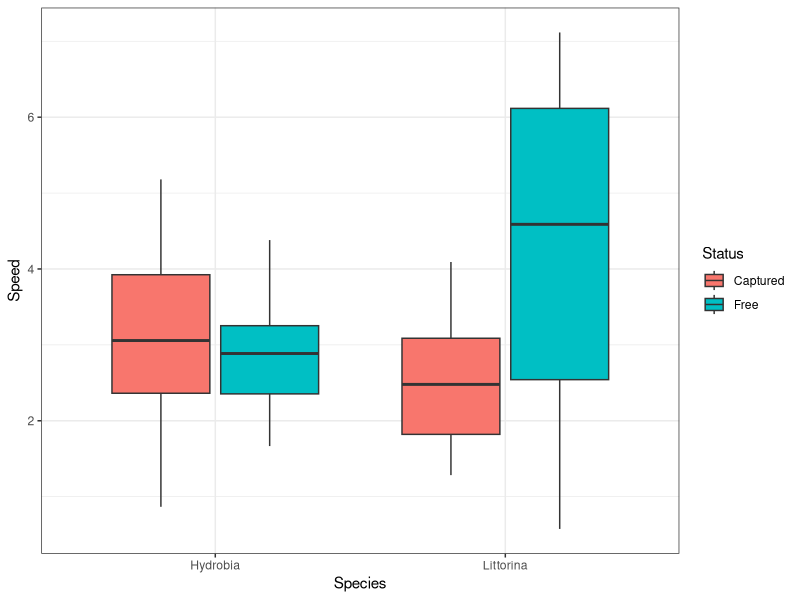
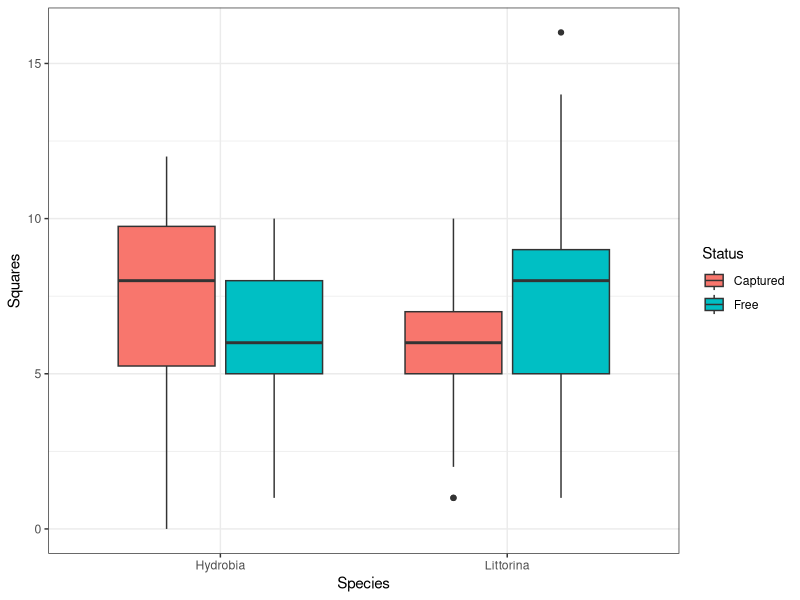
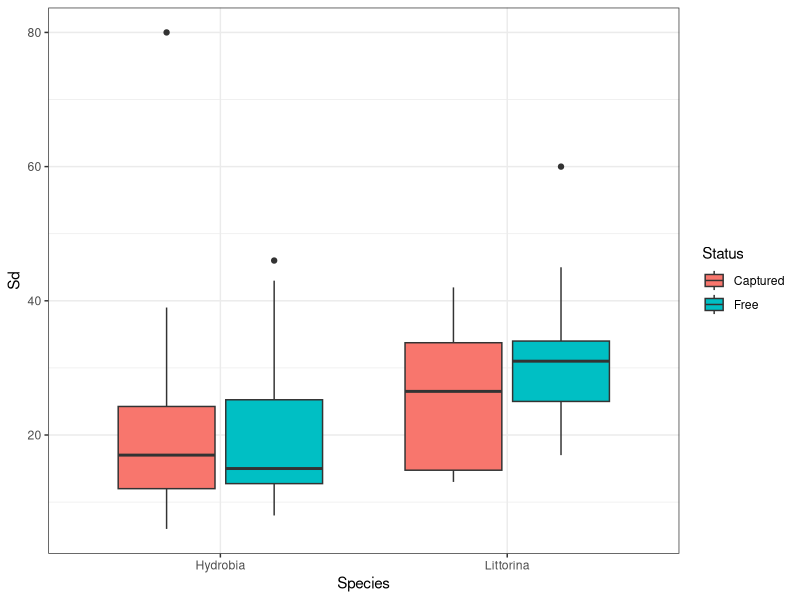
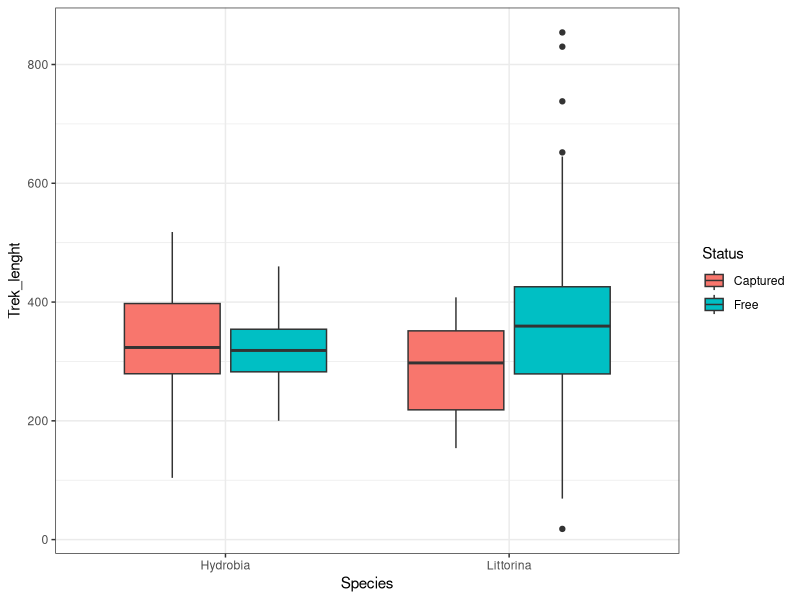
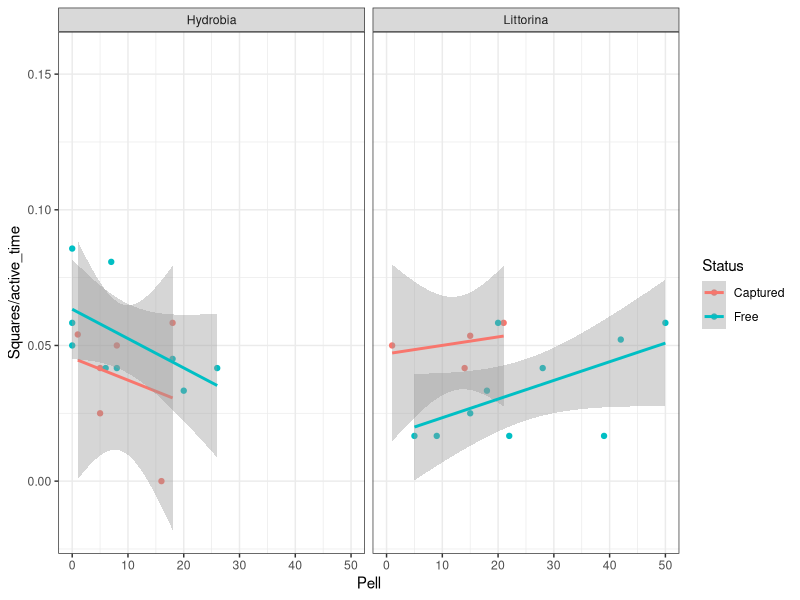
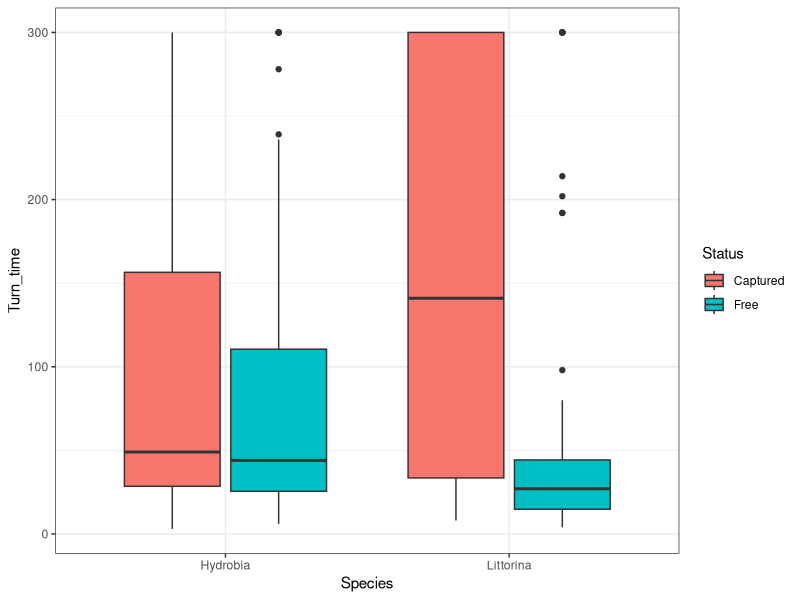
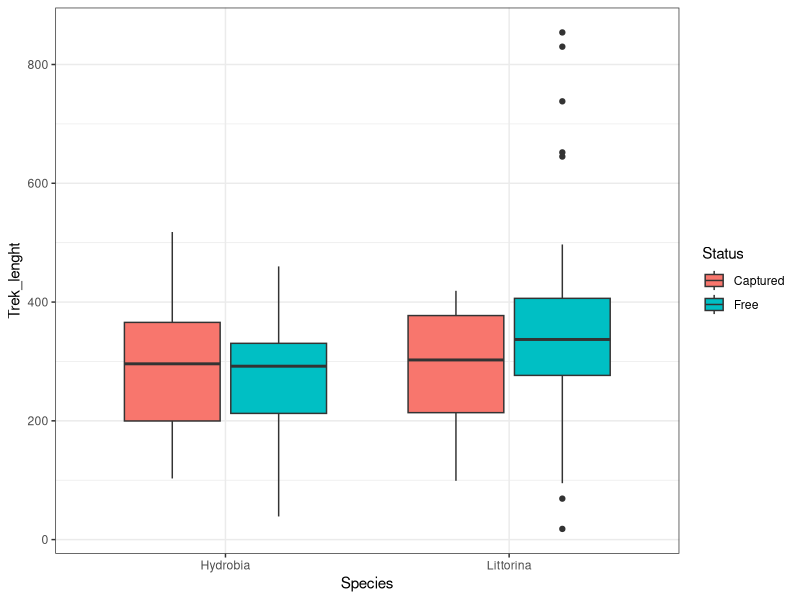
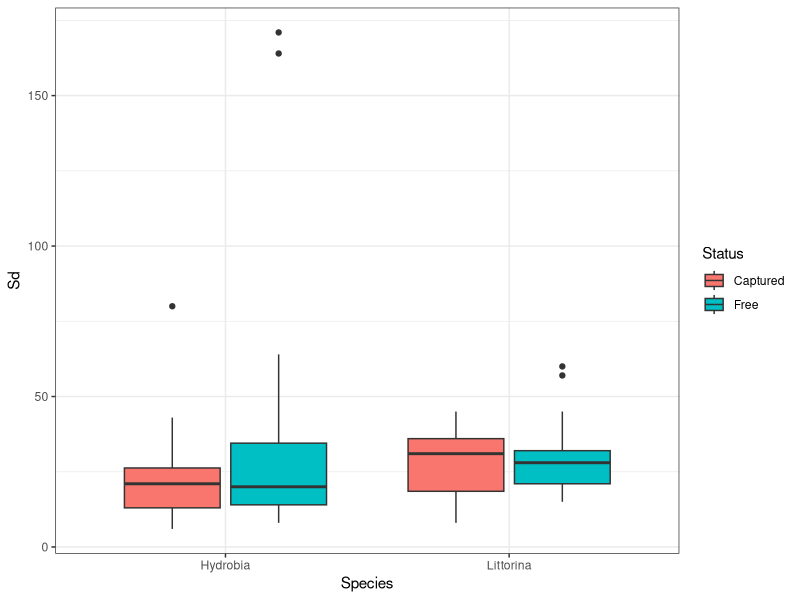

Reproduce these figures in R, in order. (Note: this script raises an error after producing the figures.)
library(readxl)
library(ggplot2)
library(dplyr)
library(broom)
library(clipr)

setwd('H:/Text/Paper_2023/Sasha/r_calc_snailmovent/Data')
snail_move <- read_excel("snail_movement_2023.xlsx", na = "NA")

snail_move$Speed <- snail_move$Trek_lenght/snail_move$active_time


snail_move %>% 
  filter(Barbarity == "Barbar") %>% 
  ggplot(., aes(y = Speed, x = Species, fill = Status)) + 
  geom_boxplot() + theme_bw()


snail_move %>% 
  filter(Barbarity == "Barbar") %>% 
  ggplot(., aes(y = Squares, x = Species, fill = Status)) + 
  geom_boxplot() + theme_bw()

snail_move %>% 
  filter(Barbarity == "Barbar") %>% 
  ggplot(., aes(y = Sd, x = Species, fill = Status)) + 
  geom_boxplot() + theme_bw()


snail_move %>% 
  filter(Barbarity == "Barbar") %>% 
  ggplot(., aes(y = Trek_lenght, x = Species, fill = Status)) + 
  geom_boxplot() + theme_bw()


snail_move %>% 
  filter(Barbarity == "Barbar") %>% 
  ggplot(., aes(x = Pell, y = Squares/active_time, color = Status)) + 
  geom_point() + 
  facet_wrap(~Species) +
  theme_bw() +
  geom_smooth(method = "lm")






Litt <- snail_move[snail_move$Species == "Littorina",]
Hydr <- snail_move[snail_move$Species == "Hydrobia",]

Barbar <- snail_move[snail_move$Barbarity == "Barbar",]
Domestic <- snail_move[snail_move$Barbarity == "domestic",]

Barbar_Litt <- Litt[Litt$Barbarity == "Barbar",]
Barbar_Hydr <- Hydr[Hydr$Barbarity == "Barbar",]
Domestic_Litt <- Litt[Litt$Barbarity == "domestic",]
Domestic_Hydr <- Hydr[Hydr$Barbarity == "domestic",]

ggplot(snail_move, aes(y = Turn_time, x = Species, fill = Status)) + geom_boxplot() + theme_bw()

ggplot(snail_move, aes(y = Trek_lenght, x = Species, fill = Status)) + geom_boxplot() + theme_bw()

ggplot(snail_move, aes(y = Sd, x = Species, fill = Status)) + geom_boxplot() + theme_bw()

ggplot(snail_move, aes(y = Squares, x = Species, fill = Status)) + geom_boxplot() + theme_bw()

ggplot(snail_move, aes(y = Speed, x = Species, fill = Status)) + geom_boxplot() + theme_bw()

#########################################################################################

ggplot(Litt, aes(y = Trek_lenght, x = Aperture_size, fill = Status)) + geom_point() + theme_bw() + geom_smooth(method = "lm")

ggplot(Hydr, aes(y = Trek_lenght, x = Aperture_size, fill = Status)) + geom_point() + theme_bw() + geom_smooth(method = "lm")

ggplot(Domestic, aes(y = Turn_time, x = Species, fill = Status)) + geom_boxplot() + theme_bw()

ggplot(Barbar, aes(y = Turn_time, x = Species, fill = Status)) + geom_boxplot() + theme_bw()

ggplot(Domestic, aes(y = Trek_lenght, x = Species, fill = Status)) + geom_boxplot() + theme_bw()

ggplot(Barbar, aes(y = Trek_lenght, x = Species, fill = Status)) + geom_boxplot() + theme_bw()

ggplot(Domestic, aes(y = Sd, x = Species, fill = Status)) + geom_boxplot() + theme_bw()

ggplot(Barbar, aes(y = Sd, x = Species, fill = Status)) + geom_boxplot() + theme_bw()

ggplot(Domestic, aes(y = Squares, x = Species, fill = Status)) + geom_boxplot() + theme_bw()

ggplot(Barbar, aes(y = Squares, x = Species, fill = Status)) + geom_boxplot() + theme_bw()

ggplot(Barbar_Litt, aes(y = Trek_lenght, x = Species, fill = Status)) + geom_point() + theme_bw() + geom_smooth(method = "lm")

ggplot(Domestic_Litt, aes(y = Trek_lenght, x = Aperture_size, fill = Status)) + geom_point() + theme_bw() + geom_smooth(method = "lm")

ggplot(Barbar_Hydr, aes(y = Trek_lenght, x = Aperture_size, fill = Status)) + geom_point() + theme_bw() + geom_smooth(method = "lm")

ggplot(Domestic_Hydr, aes(y = Trek_lenght, x = Aperture_size, fill = Status)) + geom_point() + theme_bw() + geom_smooth(method = "lm")

ggplot(Litt, aes(y = Speed, x = Aperture_size, fill = Status)) + geom_boxplot() + theme_bw()

ggplot(Hydr, aes(y = Speed, x = Aperture_size, fill = Status)) + geom_boxplot() + theme_bw()

ggplot(Domestic_Litt, aes(y = Speed, x = Aperture_size, fill = Status)) + geom_boxplot() + theme_bw()

ggplot(Domestic_Hydr, aes(y = Speed, x = Aperture_size, fill = Status)) + geom_boxplot() + theme_bw()

ggplot(Barbar_Litt, aes(y = Speed, x = Aperture_size, fill = Status)) + geom_boxplot() + theme_bw()

ggplot(Barbar_Hydr, aes(y = Speed, x = Aperture_size, fill = Status)) + geom_boxplot() + theme_bw()

ggplot(Barbar, aes(y = Speed, x = Aperture_size, fill = Status)) + geom_boxplot() + theme_bw()

ggplot(Domestic, aes(y = Speed, x = Aperture_size, fill = Status)) + geom_boxplot() + theme_bw()

#########################################################################################

model_Turn_time_Species_Status <- lm(Turn_time ~ Species * Status, data = snail_move)
summary(model_Turn_time_Species_Status)

model_Trek_lenght_Species_Status <- lm(Trek_lenght ~ Species * Status, data = snail_move)
summary(model_Trek_lenght_Species_Status)

model_Sd_Species_Status <- lm(Sd ~ Species * Status, data = snail_move)
summary(model_Sd_Species_Status)

model_Squares_Species_Status <- lm(Squares ~ Species * Status, data = snail_move)
summary(model_Squares_Species_Status)

#########################################################################################

model_Squares_size_Status_Litt <- lm(Squares ~ Aperture_size * Status, data = Litt)
summary(model_Squares_size_Status_Litt)

model_Squares_size_Status_Hydr <- lm(Squares ~ Aperture_size * Status, data = Hydr)
summary(model_Squares_size_Status_Hydr)

model_Turn_time_Status_Litt <- lm(Turn_time ~ Aperture_size * Status, data = Litt)
summary(model_Turn_time_size_Status_Litt)

model_Turn_time_Status_Hydr <- lm(Turn_time ~ Aperture_size * Status, data = Hydr)
summary(model_Turn_time_size_Status_Hydr)

model_Sd_Status_Litt <- lm(Sd ~ Aperture_size * Status, data = Litt)
summary(model_Sd_size_Status_Litt)

model_Sd_Status_Hydr <- lm(Sd ~ Aperture_size * Status, data = Hydr)
summary(model_Sd_size_Status_Hydr)

model_Trek_lenght_Status_Litt <- lm(Trek_lenght ~ Aperture_size * Status, data = Litt)
summary(model_Trek_lenght_size_Status_Litt)

model_Trek_lenght_Status_Hydr <- lm(Trek_lenght ~ Aperture_size * Status, data = Hydr)
summary(model_Trek_lenght_size_Status_Hydr)

##########################################################################################

TurnSp <- t.test(Turn_time ~ Species, data = snail_move)
summary(TurnSp)

TrekSp <- t.test(Trek_lenght ~ Species, data = snail_move)
summary(TrekSp)

SdSp <- t.test(Sd ~ Species, data = snail_move)
summary(SdSp)

SquaresSp <- t.test(Squares ~ Species, data = snail_move)
summary(SquaresSp)

##########################################################################################

TurnSt <- t.test(Turn_time ~ Status, data = snail_move)
summary(TurnSt)

TrekSt <- t.test(Trek_lenght ~ Status, data = snail_move)
summary(TrekSt)

SdSt <- t.test(Sd ~ Status, data = snail_move)
summary(SdSt)

SquaresSt <- t.test(Squares ~ Status, data = snail_move)
summary(SquaresSt)

####################################################################
setwd('H:/Text/Paper_2023/Sasha/r_calc_snailmovent/Data')
snail_move2 <- read_excel("snail_movement_2023_lenght.xlsx", na = "NA")

Litt2 <- snail_move2[snail_move2$Species == "Littorina",]
Hydr2 <- snail_move2[snail_move2$Species == "Hydrobia",]

ggplot(Litt2, aes(y = Value, x = Status, fill = Status)) + geom_boxplot() + theme_bw() + facet_wrap(~Trait,scales = "free_y")

ggplot(Hydr2, aes(y = Value, x = Status,  fill = Status)) + geom_boxplot() + theme_bw() + facet_wrap(~Trait,scales = "free_y")

ggplot(Barbar, aes(y = Sd, x = Species, fill = Status)) + geom_boxplot() + theme_bw() 

ggplot(snail_move2, aes(y = Sd, x = Species, fill = Status)) + geom_boxplot() + theme_bw() 

model_hydr2_sd <- aov(Sd ~ Aperture_size * Status, data = Barbar_Litt)

summary(model_hydr2_sd)

ggplot(Barbar, aes(y = Speed, x = Aperture_size, fill = Status, color = Status)) + geom_point() + geom_smooth(method = 'lm') + theme_bw()

ggplot(Barbar, aes(y = Squares, x = Aperture_size, fill = Status, color = Status)) + geom_point() + theme_bw()  + geom_smooth(method = 'lm') 

version
